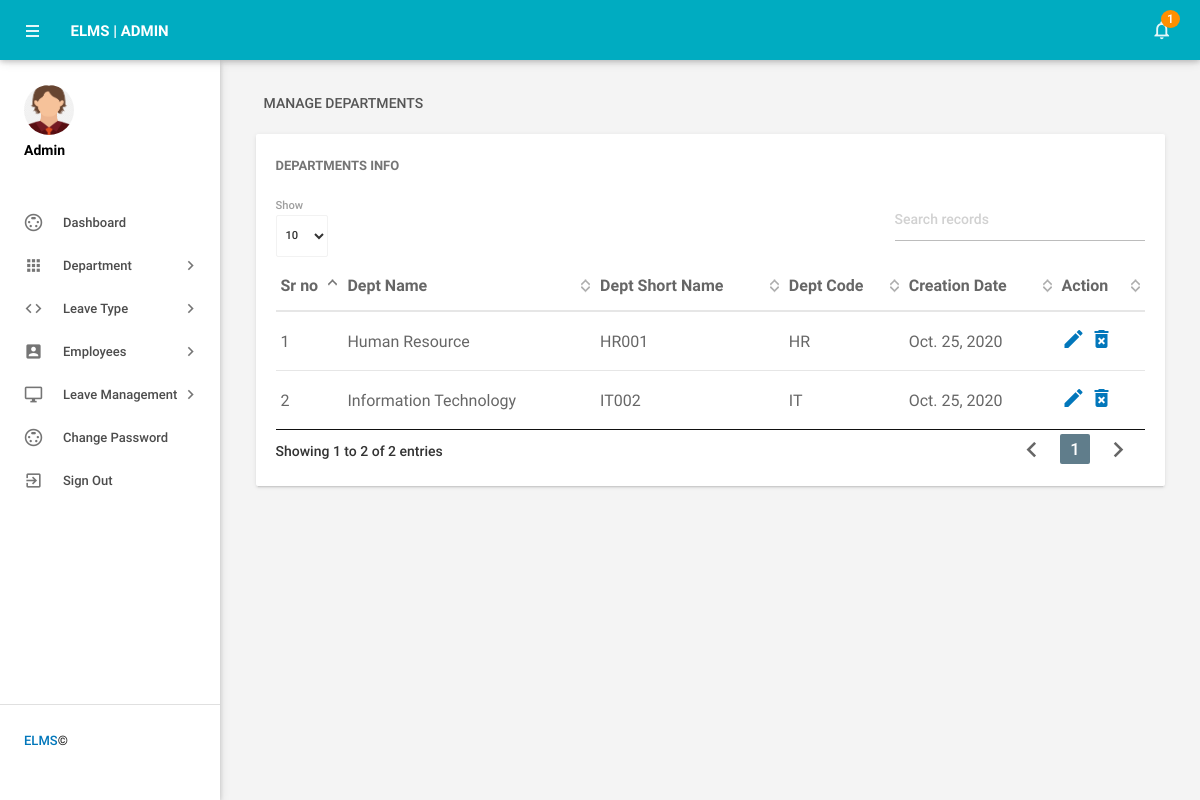
Screenshot of /manage_department (signed in) with the database file from the repository.
### employeeleave/models.py (models this page shows, shortened)
class Department(models.Model):
    deptname = models.CharField(max_length=100)
    deptshortname = models.CharField(max_length=15)
    deptcode = models.CharField(max_length=10)
    creationdate = models.DateField()

### employeeleave/views.py (the view)
# urls.py: path('manage_department',manage_department, name='manage_department'),
def manage_department(request):
    if not request.user.is_authenticated:
        return redirect('admin_login')
    department = Department.objects.all()
    leavescount = Leaves.objects.filter(isread="no").count()
    unreadleaves = Leaves.objects.filter(isread="no")
    d = {'department':department,'leavescount':leavescount,'unreadleaves':unreadleaves}
    return render(request, 'manage_department.html', d)

### employeeleave/templates/manage_department.html (shortened to what this page needs)
{% load static %}
{% block body %}
<html lang="en">
    <head>
        <link type="text/css" rel="stylesheet" href="{% static 'admin/assets/plugins/materialize/css/materialize.min.css' %}"/>
        <link href="{% static 'admin/assets/plugins/material-preloader/css/materialPreloader.min.css' %}" rel="stylesheet">
        <link href="{% static 'admin/assets/plugins/datatables/css/jquery.dataTables.min.css' %}" rel="stylesheet">
        <link href="{% static 'admin/assets/css/alpha.min.css' %}" rel="stylesheet" type="text/css"/>
        <link href="{% static 'admin/assets/css/custom.css' %}" rel="stylesheet" type="text/css"/>
    </head>
    <body>
          {% include 'header.html' %}
{% include 'sidebar.html' %}
            <main class="mn-inner">
                <div class="row">
                    <div class="col s12">
                        <div class="page-title">Manage Departments</div>
                    </div>
                    <div class="col s12 m12 l12">
                        <div class="card">
                            <div class="card-content">
                                <span class="card-title">Departments Info</span>
                                <table id="example" class="display responsive-table ">
                                    <thead>
                                        <tr>
                                            <th>Sr no</th>
                                            <th>Dept Name</th>
                                            <th>Dept Short Name</th>
                                            <th>Dept Code</th>
                                            <th>Creation Date</th>
                                            <th>Action</th>
                                        </tr>
                                    </thead>
                                    <tbody>
                            {% for i in department %}
                                        <tr>
                                            <td>{{forloop.counter}}</td>
                                            <td>{{i.deptname}}</td>
                                            <td>{{i.deptshortname}}</td>
                                            <td>{{i.deptcode}}</td>
                                            <td>{{i.creationdate}}</td>
                                            <td><a href="{% url 'edit_department' i.id %}"><i class="material-icons">mode_edit</i></a><a href="{% url 'delete_department' i.id %}" onclick="return confirm('Do you want to delete');"> <i class="material-icons">delete_forever</i></a></td>
                                        </tr>
                            {% endfor %}
                                    </tbody>
                                </table>
                            </div>
                        </div>
                    </div>
                </div>
            </main>
        </div>
        <div class="left-sidebar-hover"></div>
    </body>
</html>
{% endblock %}

### rows the page displays
Department: deptname "Human Resource", deptshortname "HR001", deptcode "HR", creationdate "Oct. 25, 2020"
Department: deptname "Information Technology", deptshortname "IT002", deptcode "IT", creationdate "Oct. 25, 2020"

### other values shown
{{ leavescount }} "1"
